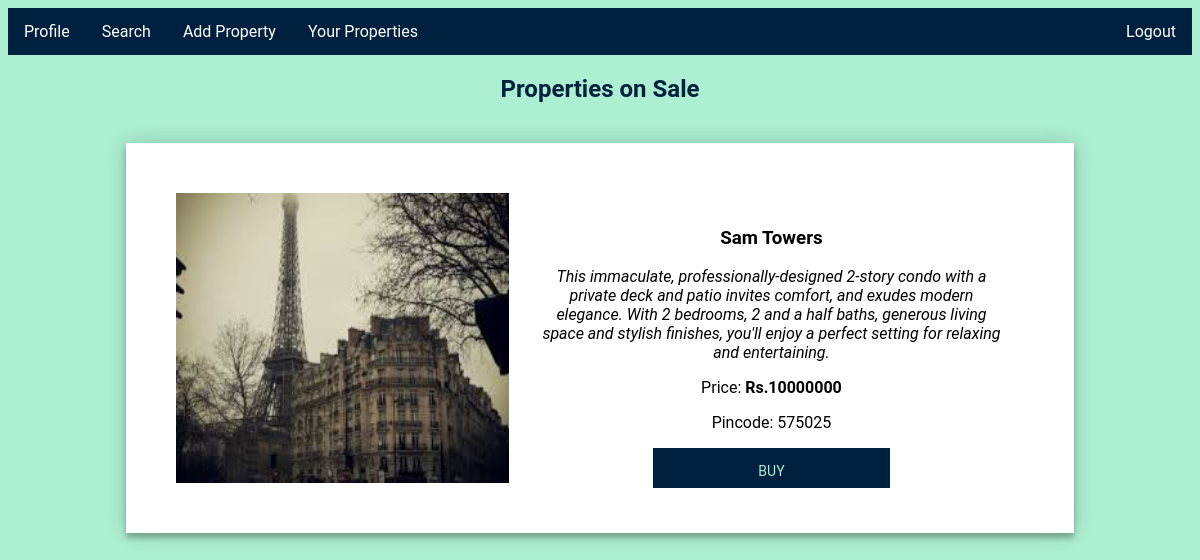
Page /home.php (signed in) on the committed database.
### tables this page shows
CREATE TABLE `property1` (
  `pid` int(11) NOT NULL,
  `email` varchar(100) NOT NULL
);

CREATE TABLE `property2` (
  `pid` int(11) NOT NULL,
  `pname` varchar(100) NOT NULL,
  `location` int(10) NOT NULL,
  `price` int(10) NOT NULL,
  `description` text NOT NULL,
  `image` varchar(20) NOT NULL,
  `key_code` varchar(100) NOT NULL,
  `status` varchar(100) NOT NULL DEFAULT 'unsold'
);

### home.php (the view, shortened to what this page needs)
<?php
  $db = mysqli_connect("localhost", "root", "", "rems1");
  $email = $_SESSION['email'];
  $premium = $_SESSION['premium'];
  $result = mysqli_query($db, "SELECT * FROM property1 left join property2 on property1.pid= property2.pid where property2.status='unsold' AND property1.email<>'$email'");
?>
<!DOCTYPE html>
<html>
<head>
</head>
<body>
<div>
    <?php  if (isset($_SESSION['email'])) : ?>
	  <ul>
      <li style="float: right;"> <a href="home.php?logout='1'">Logout</a></li>
      <li> <a href="profile.php">Profile</a></li>
      <?php if($premium == 'yes'){ ?>
        <li> <a href="search.php">Search</a></li>
      <?php } else{ ?>
        <li> <a id="myBtn">Search</a></li>
      <?php } ?>
      <li> <a href="add.php">Add Property</a></li>
      <li> <a href="property.php">Your Properties</a></li>
	  </ul>
    <?php endif ?>
</div>
<h2 style="text-align:center; color: #00203FFF;">Properties on Sale</h2>
<form method="POST" action="home.php">
      <?php
        while ($row = mysqli_fetch_array($result)) {
          $pid =$row['pid'];
          $name = 'btn['.$pid.']';
          echo "<div class='form'>";
            echo "<section>";
              echo "<nav>";
                  echo "<img src='property2/".$row['image']."' >";
              echo "</nav>";
              echo "<article>";
                  echo "<p><h3>".$row['pname']."</h3></p>";
                  echo "<p><i>".$row['description']."</i></p>";
                  echo "<p>Price: <b>Rs.".$row['price']."</b></p>";
                  echo "<p>Pincode: ".$row['location']."</p>";
                  echo "<button type='submit' name= '$name' value = '$name'>BUY</button>";
            echo "</section>";
          echo "</div>";
        }
      ?>
</form>
</body>
</html>

### home.php (style rules this page uses)
* { box-sizing: border-box; }
body { background: #76b852; background: -webkit-linear-gradient(right, #ADEFD1FF, #ADEFD1FF); background: -moz-linear-gradient(right, #ADEFD1FF, #ADEFD1FF); background: -o-linear-gradient(right, #ADEFD1FF, #ADEFD1FF); background: linear-gradient(to left, #ADEFD1FF, #ADEFD1FF); font-family: "Roboto", sans-serif; -webkit-font-smoothing: antialiased; -moz-osx-font-smoothing: grayscale; }
.form { position: relative; z-index: 1; background: #FFFFFF; width: 80%; margin-left: auto; margin-right: auto; margin-top: 40px; padding: 45px; text-align: center; box-shadow: 0 0 20px 0 rgba(0, 0, 0, 0.2), 0 5px 5px 0 rgba(0, 0, 0, 0.24); }
.form button { font-family: "Roboto", sans-serif; text-transform: uppercase; outline: 0; background: #00203FFF; width: 50%; border: 0; padding: 15px; color: #ADEFD1FF; font-size: 14px; -webkit-transition: all 0.3 ease; transition: all 0.3 ease; cursor: pointer; }
ul { list-style-type: none; margin: 0; padding: 0; overflow: hidden; background-color: #00203FFF; color: ffffff; }
li { float: left; }
li a { display: block; color: white; text-align: center; padding: 14px 16px; text-decoration: none; }
img { float:center; margin: 0px; width: 100%; height: 100%; }
nav { float: left; width: 40%; height: 300px; padding: 5px; object-fit: cover; }
article { float: left; width: 60%; height: 300px; padding: 20px; overflow-y: auto; }
section:after { content: ""; display: table; clear: both; }

### rows in the picture
property1: property2.image (picture), property2.pname "Sam Towers", property2.description "This immaculate, professionally-designed 2-story condo with a private deck and patio invites comfort, and exudes modern elegance. With 2 bedrooms, 2 and a half baths, generous living space and stylish finishes, you'll enjoy a perfect setting for relaxing and entertaining.", property2.price "10000000", property2.location "575025"
